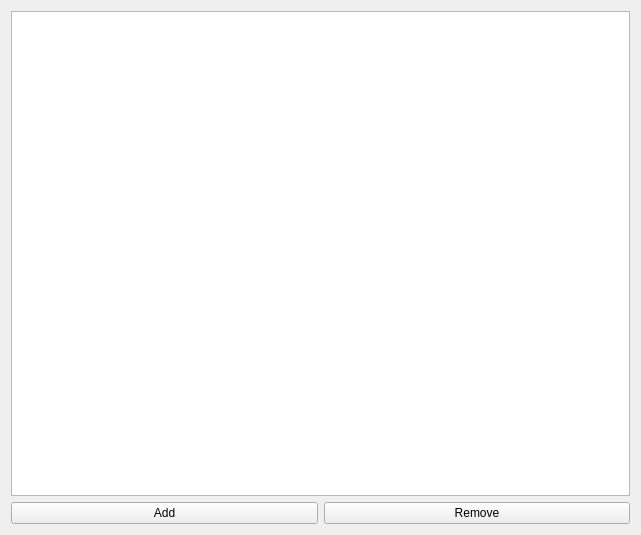
<?xml version="1.0" encoding="UTF-8"?>
<ui version="4.0">
 <class>Widget</class>
 <widget class="QWidget" name="Widget">
  <property name="geometry">
   <rect>
    <x>0</x>
    <y>0</y>
    <width>641</width>
    <height>535</height>
   </rect>
  </property>
  <property name="windowTitle">
   <string>Widget</string>
  </property>
  <layout class="QVBoxLayout" name="verticalLayout">
   <item>
    <widget class="QTreeView" name="treeView"/>
   </item>
   <item>
    <layout class="QHBoxLayout" name="horizontalLayout">
     <item>
      <widget class="QPushButton" name="btnAdd">
       <property name="text">
        <string>Add</string>
       </property>
      </widget>
     </item>
     <item>
      <widget class="QPushButton" name="btnRemove">
       <property name="text">
        <string>Remove</string>
       </property>
      </widget>
     </item>
    </layout>
   </item>
  </layout>
 </widget>
 <resources/>
 <connections/>
</ui>
